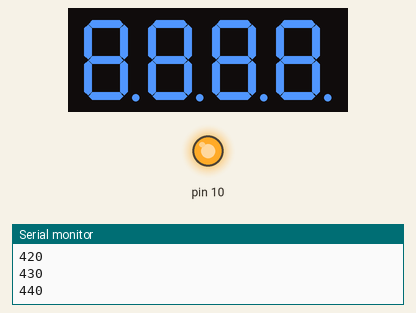
This sketch was run on a simulated Arduino Uno, built with avr-gcc and run on an emulated ATmega328P. On the bench: 4-digit seven-segment display, output pins drawn as LEDs (lit = HIGH), the last lines printed to the serial monitor. Wiring (inferred from the names in the program): MAX7219 LED driver: CS pin 9. Pins used as bus, display or sensor lines are not drawn.

Above: at 4.4 s.
At 13.24 s:
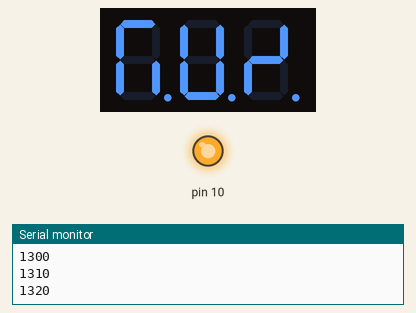
At 14.3 s:
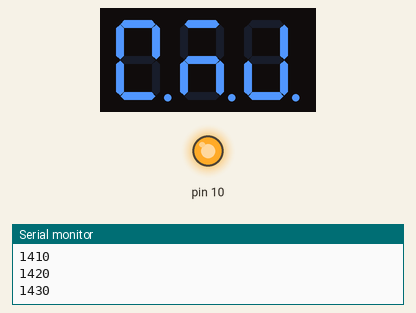
At 27.5 s:
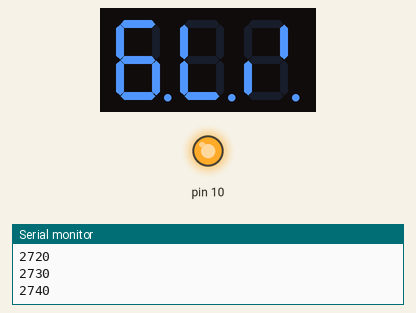
At 29.7 s:
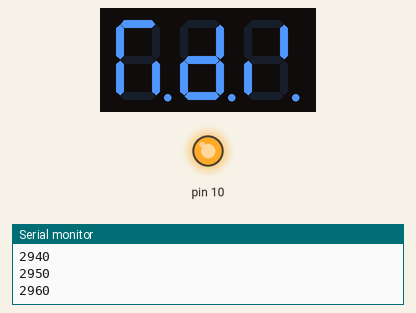
At 31.9 s:
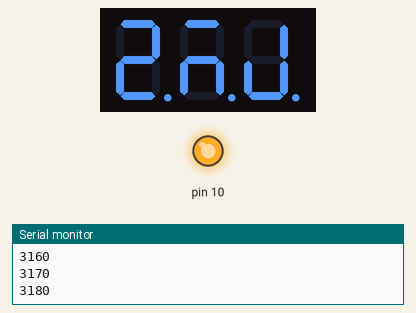

Measured:
- what the display in image 1 shows lasts 0.5 s, from 13.0 s to 13.5 s
- what the display in image 2 shows lasts 1.4 s, from 14.3 s to 15.7 s
- what the display in image 3 shows lasts 1.5 s, from 27.4 s to 28.9 s

The sketch:

experiment.ino
```cpp
#include <stdint.h>
#include <Arduino.h>
#include <SPI.h>

#define AD  9

int16_t counter = 0x0000;

void setVoltage16(int dacpin, int16_t mV) {       //function for setting output voltage

  SPI.beginTransaction(SPISettings(115200, MSBFIRST, SPI_MODE0));
  digitalWrite(dacpin, LOW);
  SPI.transfer16(mV);
  digitalWrite(dacpin, HIGH);
  SPI.endTransaction();

}

void setup() {

  pinMode(AD, OUTPUT);
  SPI.begin();
  Serial.begin(115200);
}

int16_t programmedVolt;


void loop() {
  int incomingTotal = 0;
  while (incomingTotal <= 7000) {
    programmedVolt = (int16_t)(incomingTotal / 7000.0 * 0xFFFF); //scaling input voltage, changing input value to HEX
    setVoltage16(AD, programmedVolt);                           //setting voltage to that level
    incomingTotal += 10;
    Serial.println(incomingTotal);
    delay(100);
  }

}
```
